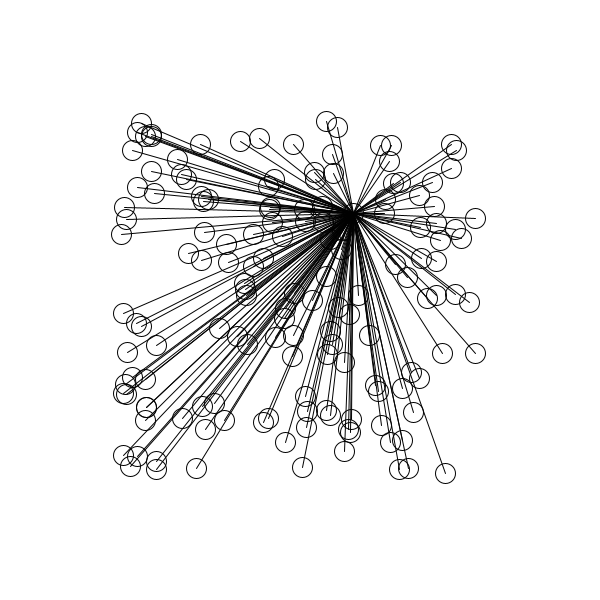
Frame 1 (no input)
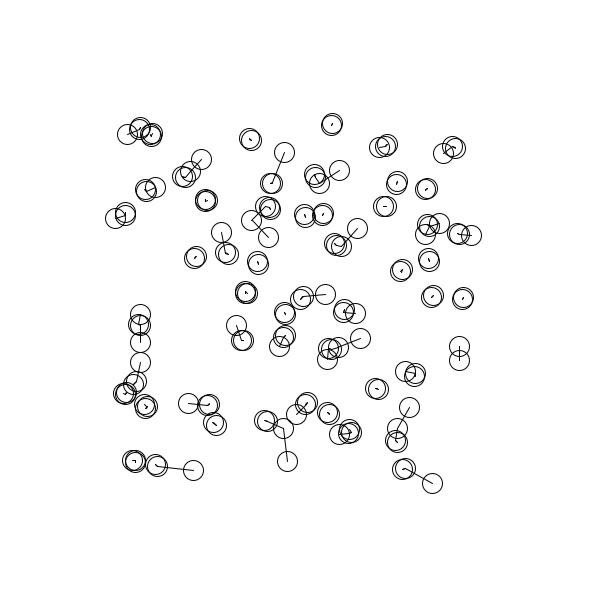
Frame 60 (the mouse pressed at the canvas centre just before this capture)
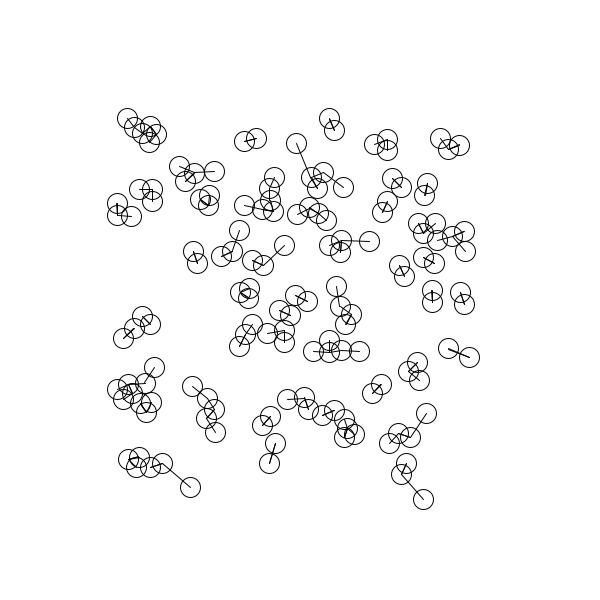
Frame 120 (the mouse held since frame 60 and released just before this capture)

The Processing sketch that drew these frames (run headless with seeded random() and noise(); from frame 60 on, the mouse is pressed at the canvas centre):

// Processing sketch: processing_125370
// ── processing_125370.pde


// Matthew Conroy
//

PImage canvas1;

int numberOfBalls=150;
int radii=10;

float time=0;
float timeStep=0.02;

Ball[] balls;

Vect2D[] vels;

int[] closest = new int[numberOfBalls];

void setup (){
   size(600, 600);
   canvas1 = createImage(600,600,RGB);
 
   balls = new Ball[numberOfBalls]; vels = new Vect2D[numberOfBalls];
   
   for(int i=0; i<numberOfBalls; i++) { 
      //balls[i]=new Ball(random(600),random(600),radii);
      float fract=0.2;
      balls[i] = new Ball(random(width*fract,width*(1-fract)),random(height*fract,height*(1-fract)),radii);
      float angle=random(TWO_PI);
      //float vel0=random(0.8,1.2);
      float vel0=1.0;
      vels[i]=new Vect2D(vel0*cos(angle),vel0*sin(angle));
   }
   
   smooth();
   noStroke(); 
}

void draw(){
  timeStep = 0.0001*(mouseX-width/2);
  time=time+timeStep;
  background(255);
  for (int i=0; i< numberOfBalls; i++){
    balls[i].x += vels[i].vx;
    balls[i].y += vels[i].vy;
    float ff=1.0*i/numberOfBalls;
    noFill();
    stroke(1);
    //fill(255-balls[i].r*4.0,120);
    ellipse(balls[i].x, balls[i].y, balls[i].r*2, balls[i].r*2);
    //checkBoundaryCollision(balls[i], vels[i]);
    stroke(1);
    line(balls[i].x,balls[i].y,balls[closest[i]].x,balls[closest[i]].y);
    
    //stroke(255,0,0);
    //line(balls[i].x,balls[i].y,balls[i].x+30*vels[i].vx,balls[i].y+30*vels[i].vy);
  }
  
  adjustVelocities7(balls,vels);
  
  //checkObjectCollision(balls, vels);
}

//
//
//
//
//


void adjustVelocities7(Ball[] b, Vect2D[] v) { // make balls head toward/away from nearest neighbor
   float minDist=0,maxDistOverall=0;
   int closestIndex=0;
   for(int i=0; i<numberOfBalls; i++) {
      minDist=10000000;
      closestIndex=0;
      for(int j=0; j<numberOfBalls; j++) {   
         if (i!=j) {
            float z=dist(b[i].x,b[i].y,b[j].x,b[j].y);      
            if (z<minDist) {
               minDist=z;
               closestIndex=j;
               closest[i]=j;
            }
         }
      }
      
     // time=(mouseX/(1.0*width))*2*3.1415926535;
      
     
      //float xx=width/2.-b[i].x;
      //float yy=height/2.-b[i].y;
      float xx=b[closestIndex].x-b[i].x;
      float yy=b[closestIndex].y-b[i].y;
      
    
      float xx2 = xx*cos(time)-yy*sin(time);
      float yy2 = xx*sin(time)+yy*cos(time);
      xx=xx2;
      yy=yy2;
      float mag=sqrt(xx*xx+yy*yy);
      v[i].vx=0.3*xx/mag;
      v[i].vy=0.3*yy/mag;
   }
   
} 


class Ball{
  float x, y, r, m;

  // default constructor
  Ball() {
  }

  Ball(float x, float y, float r) {
    this.x = x;
    this.y = y;
    this.r = r;
    m = r*.1;
  }
}

class Vect2D{
  float vx, vy;

  // default constructor
  Vect2D() {
  }

  Vect2D(float vx, float vy) {
    this.vx = vx;
    this.vy = vy;
  }
}

// checkBoundaryCollision() function:
void checkBoundaryCollision(Ball ball, Vect2D vel){
  if (ball.x > width-ball.r){
    ball.x = width-ball.r;
    vel.vx *= -1;
  } 
  else if (ball.x < ball.r){
    ball.x = ball.r;
    vel.vx *= -1;
  } 
  else if (ball.y > height-ball.r){
    ball.y = height-ball.r;
    vel.vy *= -1;
  } 
  else if (ball.y < ball.r){
    ball.y = ball.r;
    vel.vy *= -1;
  }
}
